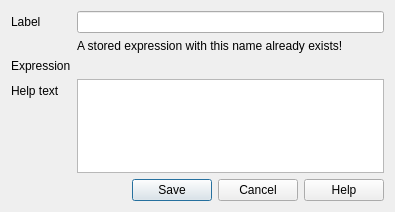
<?xml version="1.0" encoding="UTF-8"?>
<ui version="4.0">
 <class>QgsExpressionStoreDialogBase</class>
 <widget class="QDialog" name="QgsExpressionStoreDialogBase">
  <property name="geometry">
   <rect>
    <x>0</x>
    <y>0</y>
    <width>395</width>
    <height>212</height>
   </rect>
  </property>
  <property name="sizePolicy">
   <sizepolicy hsizetype="Preferred" vsizetype="Preferred">
    <horstretch>0</horstretch>
    <verstretch>0</verstretch>
   </sizepolicy>
  </property>
  <property name="windowTitle">
   <string>Store Expression</string>
  </property>
  <layout class="QFormLayout" name="formLayout">
   <item row="0" column="0">
    <widget class="QLabel" name="lblLabel">
     <property name="text">
      <string>Label</string>
     </property>
    </widget>
   </item>
   <item row="6" column="1">
    <widget class="QDialogButtonBox" name="buttonBox">
     <property name="standardButtons">
      <set>QDialogButtonBox::Cancel|QDialogButtonBox::Help|QDialogButtonBox::Save</set>
     </property>
    </widget>
   </item>
   <item row="0" column="1">
    <widget class="QLineEdit" name="mLabel"/>
   </item>
   <item row="4" column="1">
    <widget class="QTextEdit" name="mHelpText"/>
   </item>
   <item row="4" column="0">
    <widget class="QLabel" name="lblHelpText">
     <property name="text">
      <string>Help text</string>
     </property>
    </widget>
   </item>
   <item row="2" column="1">
    <widget class="QgsCodeEditorExpression" name="mExpression" native="true"/>
   </item>
   <item row="2" column="0">
    <widget class="QLabel" name="lblExpression">
     <property name="text">
      <string>Expression</string>
     </property>
    </widget>
   </item>
   <item row="1" column="1">
    <widget class="QLabel" name="mValidationError">
     <property name="text">
      <string>A stored expression with this name already exists!</string>
     </property>
     <property name="wordWrap">
      <bool>true</bool>
     </property>
    </widget>
   </item>
  </layout>
 </widget>
 <customwidgets>
  <customwidget>
   <class>QgsCodeEditorExpression</class>
   <extends>QWidget</extends>
   <header>qgscodeeditorexpression.h</header>
   <container>1</container>
  </customwidget>
 </customwidgets>
 <resources/>
 <connections/>
</ui>
